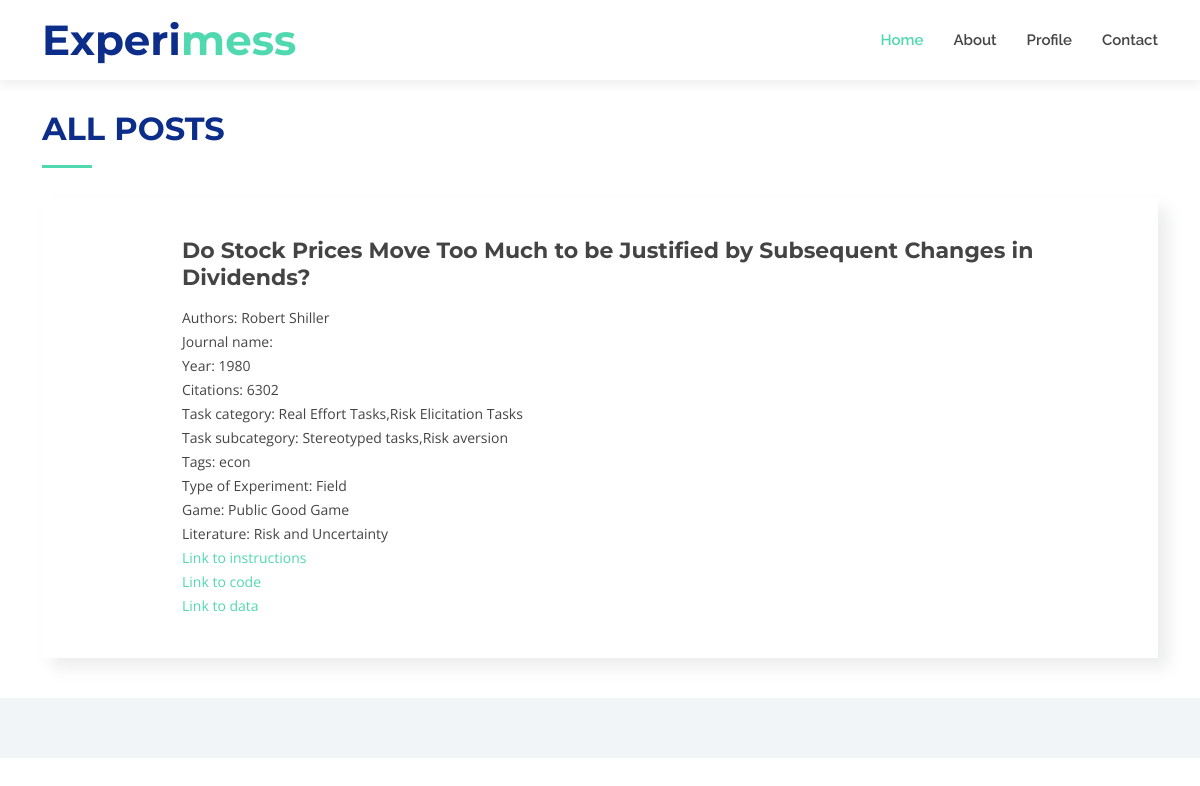
/category/all, run on the app's committed database.
### app.py (models this page shows, shortened)
class Post(db.Model):
    id = db.Column(db.Integer, primary_key=True)
    doi = db.Column(db.String(100), nullable=False)
    title = db.Column(db.String(100), nullable=False)
    author = db.Column(db.String(100), nullable=False)
    search = db.Column(db.String(100), nullable=False)
    category = db.Column(db.String(300), nullable=False)
    sub_category = db.Column(db.String(300), nullable=False)
    is_author = db.Column(db.String(10), nullable=False)
    experimental_type = db.Column(db.String(100), nullable=False)
    experimental_game = db.Column(db.String(100), nullable=False)
    literature = db.Column(db.String(100), nullable=False)
    customized_tag = db.Column(db.String(100), nullable=False)
    instructions = db.Column(db.String(100), nullable=False)
    code = db.Column(db.String(100), nullable=False)
    data = db.Column(db.String(100), nullable=False)
    journal = db.Column(db.String(100), nullable=False)
    year = db.Column(db.String(100), nullable=False)
    number_of_citations = db.Column(db.Integer, nullable=False)
    date_posted = db.Column(db.DateTime, nullable=False, default=db.func.current_timestamp())
    user_id = db.Column(db.Integer, db.ForeignKey('user.id'), nullable=False)

### app.py (the view)
@app.route('/category/<category>')
def category(category):
    if category == "all":
        posts = Post.query.order_by(Post.number_of_citations.desc()).all()
        return render_template('all_posts.html', posts=posts)
    else:
        print(category)
        return render_template('subcategories.html', category=category, subcategory_list=list_of_subcategories[category])

### templates/all_posts.html (shortened to what this page needs)
<!DOCTYPE html>
<html lang="en">
<head>
    <link href="{{ url_for('static', filename='assets/vendor/bootstrap/css/bootstrap.min.css') }}" rel="stylesheet">
    <link href="{{ url_for('static', filename='assets/vendor/bootstrap-icons/bootstrap-icons.css') }}" rel="stylesheet">
    <link href="{{ url_for('static', filename='assets/vendor/boxicons/css/boxicons.min.css') }}" rel="stylesheet">
    <link href="{{ url_for('static', filename='assets/vendor/glightbox/css/glightbox.min.css') }}" rel="stylesheet">
    <link href="{{ url_for('static', filename='assets/vendor/swiper/swiper-bundle.min.css') }}" rel="stylesheet">
  <link href="{{ url_for('static', filename='assets/css/style.css') }}" rel="stylesheet">
</head>
<body>
  <header id="header" class="d-flex align-items-center">
    <div class="container d-flex justify-content-between">
      <div id="logo">
        <h1><a href="{{url_for('home')}}">Experi<span>mess</span></a></h1>
      </div>
      <nav id="navbar" class="navbar">
        <ul>
            <li><a class="nav-link scrollto active" href="{{url_for('home')}}">Home</a></li>
            <li><a class="nav-link scrollto" href="{{url_for('home')}}#about">About</a></li>
            <li><a class="nav-link scrollto " href="{{url_for('profile')}}">Profile</a></li>
            <li><a class="nav-link scrollto" href="{{url_for('home')}}#contact">Contact</a></li>
        </ul>
      </nav>
    </div>
  </header>
  <main id="main">
    <section id="services">
      <div class="container" data-aos="fade-up">
        <div class="section-header">
            <h2>All posts</h2>
          </div>
        {% for post in posts %}
            <div class="row gy-4">
                    <div class="" data-aos="fade-up" data-aos-delay="100">
                        <div class="box">
                            <h4 class="title"> {{post.title}} </h4>
                            <p>Authors: {{post.author}}</p>
                            <p>Journal name: {{post.journal}}</p>
                            <p>Year: {{post.year}}</p>
                            <p>Citations: {{post.number_of_citations}}</p>
                            <p>Task category: {{post.category}}</p>
                            <p>Task subcategory: {{post.sub_category}}</p>
                            <p>Tags: {{post.customized_tag}}</p>
                            <p>Type of Experiment: {{post.experimental_type}}</p>
                            <p>Game: {{post.experimental_game}}</p>
                            <p>Literature: {{post.literature}}</p>
                            <p><a href='{{post.instructions}}'>Link to instructions</a></p>
                            <p><a href='{{post.code}}'>Link to code</a></p>
                            <p><a href='{{post.data}}'>Link to data</a></p>
                        </div>
                    </div>
            </div>
        {% endfor %}
      </div>
    </section>
  </main>
  <footer id="footer">
    <div class="container">
      <div class="copyright">
      </div>
    </div>
  </footer>
</body>
</html>

### static/assets/css/style.css (style rules this page uses)
body { background: #fff; color: #444; font-family: "Open Sans", sans-serif; }
a { color: #50d8af; text-decoration: none; transition: 0.5s; }
p { padding: 0; margin: 0 0 30px 0; }
h1, h2, h3, h4, h5, h6 { font-family: "Montserrat", sans-serif; font-weight: 400; margin: 0 0 20px 0; padding: 0; }
#header { height: 80px; transition: all 0.5s; z-index: 997; background: #fff; box-shadow: 0px 6px 9px 0px rgba(0, 0, 0, 0.06); }
#header #logo h1 { font-size: 42px; margin: 0; padding: 0; font-family: "Montserrat", sans-serif; font-weight: 700; }
#header #logo h1 a { color: #0c2e8a; }
#header #logo h1 a span { color: #50d8af; }
.scrolled-offset { margin-top: 70px; }
.navbar { padding: 0; }
.navbar ul { margin: 0; padding: 0; display: flex; list-style: none; align-items: center; }
.navbar li { position: relative; }
.navbar a, .navbar a:focus { display: flex; align-items: center; justify-content: space-between; padding: 10px 0 10px 30px; font-family: "Raleway", sans-serif; font-size: 15px; font-weight: 600; color: #444; white-space: nowrap; transition: 0.3s; }
.navbar a:hover, .navbar .active, .navbar .active:focus, .navbar li:hover>a { color: #50d8af; }
section { padding: 40px 0; overflow: hidden; }
.section-header { margin-bottom: 30px; }
.section-header h2 { font-size: 32px; color: #0c2e8a; text-transform: uppercase; font-weight: 700; position: relative; padding-bottom: 20px; }
.section-header h2::before { content: ""; position: absolute; display: block; width: 50px; height: 3px; background: #50d8af; bottom: 0; left: 0; }
#services { padding: 40px 0; }
#services .box { padding: 40px; box-shadow: 10px 10px 15px rgba(73, 78, 92, 0.1); background: #fff; transition: 0.4s; height: 100%; }
#services .box h4 { margin-left: 100px; font-weight: 700; margin-bottom: 15px; font-size: 22px; }
#services .box p { font-size: 14px; margin-left: 100px; margin-bottom: 0; line-height: 24px; }
#footer { background: #f2f5f8; padding: 0 0 30px 0; font-size: 14px; }
#footer .copyright { text-align: center; padding-top: 30px; }

### data on the page
Post: title "Do Stock Prices Move Too Much to be Justified by Subsequent Changes in Dividends?", author "Robert Shiller", year "1980", number_of_citations "6302", category "Real Effort Tasks,Risk Elicitation Tasks", sub_category "Stereotyped tasks,Risk aversion", customized_tag "econ", experimental_type "Field", experimental_game "Public Good Game", literature "Risk and Uncertainty"
